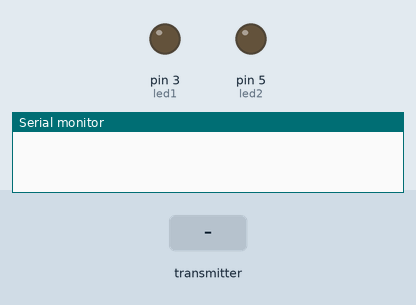
This sketch was run on a simulated Arduino Uno, built with avr-gcc and run on an emulated ATmega328P. Shown: output pins drawn as LEDs (lit = HIGH), the last lines printed to the serial monitor. The inputs (shaded band) are chosen by the test bench. No radio packets arrive unless stated.

Above: at 2.8 s.
2.9 s: the transmitter starts sending volt = 0
At 4.2 s:
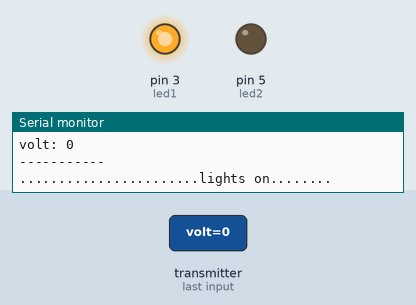
4.5 s: the transmitter starts sending volt = 256
At 6.5 s:
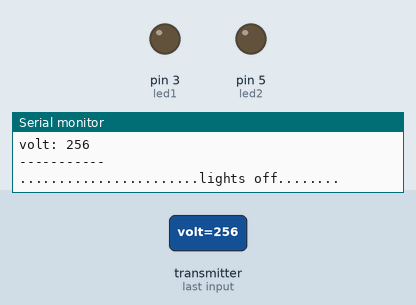
Timing chart, 0 to 8.0 s (numbered marks = the images above; inputs shaded):
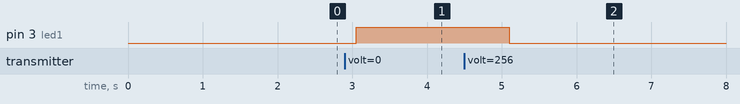

Measured:
- after the input at 2.9 s, pin 3 (led1): LOW → HIGH after 0.15 s
- after the input at 4.5 s, pin 3 (led1): HIGH → LOW after 0.60 s

The sketch:

node3.ino
```cpp
#include <SPI.h>
#include <nRF24L01.h>
#include <RF24.h>
#define led1 3
#define led2 5

RF24 radio(9, 10); // CE, CSN
const byte addresses[][6] = {"00001", "00002", "00003"};

struct dataStruct {
  int volt;
} text;


void setup() {

  Serial.begin(9600);
  radio.begin();
  radio.setPALevel(RF24_PA_HIGH);
  radio.setDataRate(RF24_250KBPS);
  //  radio.openWritingPipe(addresses[2]); // 00003
  radio.openReadingPipe(1, addresses[2]); // 00003
  pinMode(led1, OUTPUT);
  pinMode(led2, OUTPUT);
  digitalWrite(led1, LOW);
}
void loop() {

  // receiving  2
  delay(1000);

  radio.startListening();
  if (radio.available())
  {
    while (radio.available())
    {
      // char text[32] = "";
      Serial.println("start receiving...from node1");
      radio.read(&text, sizeof(text));
      Serial.println("Got message:");
      Serial.print("volt: ");
      Serial.println(text.volt);
      Serial.println("-----------");
      if (text.volt < 185)
      {
        Serial.println(".......................lights on........");
        digitalWrite(led1, HIGH);
        //analogWrite(led2,sensor_data.volt);
      }
      else
      {
        Serial.println(".......................lights off........");
        digitalWrite(led1, LOW);
        //analogWrite(led2,sensor_data.volt);
      }
    }
    // transmitting  2

    delay(1000);
    radio.stopListening();
  }
}
```
